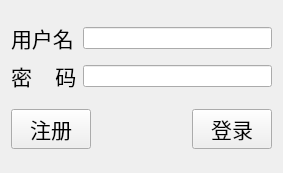
<?xml version="1.0" encoding="UTF-8"?>
<ui version="4.0">
 <class>Client</class>
 <widget class="QWidget" name="Client">
  <property name="geometry">
   <rect>
    <x>0</x>
    <y>0</y>
    <width>283</width>
    <height>173</height>
   </rect>
  </property>
  <property name="windowTitle">
   <string>登陆页面</string>
  </property>
  <layout class="QGridLayout" name="gridLayout_2">
   <item row="0" column="0">
    <layout class="QGridLayout" name="gridLayout">
     <item row="0" column="0">
      <widget class="QLabel" name="label">
       <property name="font">
        <font>
         <family>Arial</family>
         <pointsize>16</pointsize>
        </font>
       </property>
       <property name="text">
        <string>用户名</string>
       </property>
      </widget>
     </item>
     <item row="0" column="1">
      <widget class="QLineEdit" name="user_ID"/>
     </item>
     <item row="1" column="0">
      <widget class="QLabel" name="label_2">
       <property name="font">
        <font>
         <family>Arial</family>
         <pointsize>16</pointsize>
        </font>
       </property>
       <property name="text">
        <string>密    码</string>
       </property>
      </widget>
     </item>
     <item row="1" column="1">
      <widget class="QLineEdit" name="password">
       <property name="echoMode">
        <enum>QLineEdit::Password</enum>
       </property>
      </widget>
     </item>
    </layout>
   </item>
   <item row="1" column="0">
    <layout class="QHBoxLayout" name="horizontalLayout">
     <item>
      <widget class="QPushButton" name="regist_PB">
       <property name="font">
        <font>
         <family>Arial</family>
         <pointsize>16</pointsize>
        </font>
       </property>
       <property name="text">
        <string>注册</string>
       </property>
      </widget>
     </item>
     <item>
      <spacer name="horizontalSpacer">
       <property name="orientation">
        <enum>Qt::Horizontal</enum>
       </property>
       <property name="sizeHint" stdset="0">
        <size>
         <width>48</width>
         <height>20</height>
        </size>
       </property>
      </spacer>
     </item>
     <item>
      <widget class="QPushButton" name="login_PB">
       <property name="font">
        <font>
         <family>Arial</family>
         <pointsize>16</pointsize>
        </font>
       </property>
       <property name="text">
        <string>登录</string>
       </property>
      </widget>
     </item>
    </layout>
   </item>
  </layout>
 </widget>
 <resources/>
 <connections/>
</ui>
